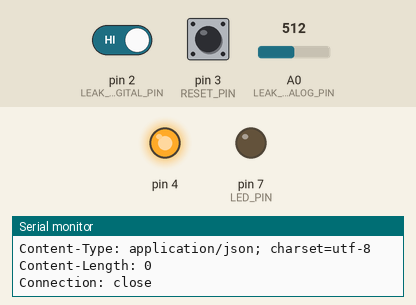
The sketch below on a simulated Arduino Uno, built with avr-gcc and run on an emulated ATmega328P. On the bench: output pins drawn as LEDs (lit = HIGH), the last lines printed to the serial monitor. The test bench sets the inputs (shaded band); at power-on: pin 2 (LEAK_DIGITAL_PIN) HIGH, pin 3 (RESET_PIN) HIGH, A0 (LEAK_ANALOG_PIN) = 512. WiFi joins after 1.5 s; servers stay silent unless stated; uploads are accepted with an empty reply.

Above: at 2.7 s.
2.8 s: pin 2 (LEAK_DIGITAL_PIN) driven LOW
At 3.7 s:
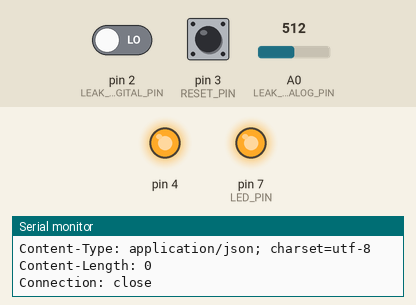
4.9 s: pin 3 (RESET_PIN) pulled LOW for 0.15 s
At 5.44 s:
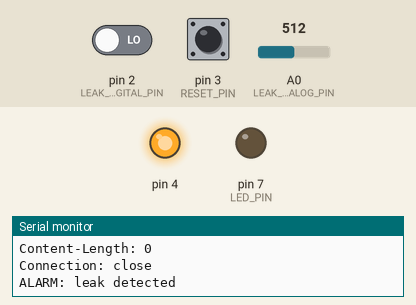
6.7 s: pin 2 (LEAK_DIGITAL_PIN) driven HIGH
8.2 s: pin 3 (RESET_PIN) pulled LOW for 1 s
At 9.6 s:
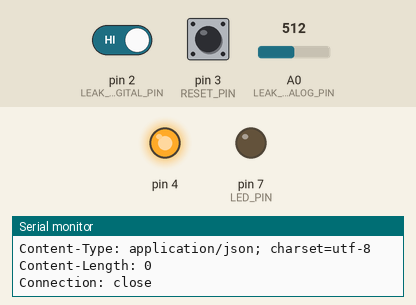
Timing chart, 0 to 11.2 s (numbered marks = the images above; inputs shaded):
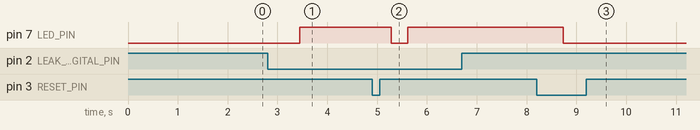

Measured:
- after the input at 2.8 s, pin 7 (LED_PIN): LOW → HIGH after 0.65 s
- after the input at 4.9 s, pin 7 (LED_PIN): HIGH → LOW after 0.38 s, → HIGH 0.33 s later
- after the input at 8.2 s, pin 7 (LED_PIN): HIGH → LOW after 0.53 s

The sketch:

washing_machine_leak_ethernet.fixed.ino
```cpp
#include <SPI.h>
#include <Ethernet.h>

// -------------------- Пины датчика протечки MH-RD --------------------
const int LEAK_DIGITAL_PIN = 2;   // DO от MH-RD
const int LEAK_ANALOG_PIN  = A0;  // AO от MH-RD
const int RESET_PIN        = 3;   // локальный сброс тревоги: замкнуть на GND
const int LED_PIN          = 7;   // отдельный светодиод тревоги (не D13, т.к. там SPI)

// -------------------- Ethernet --------------------
byte mac[] = { 0xDE, 0xAD, 0xBE, 0xEF, 0xFE, 0x11 };
IPAddress ip(192, 168, 0, 116);       // IP этой Arduino
IPAddress serverIp(192, 168, 0, 100); // IP сервера умного дома
const uint16_t serverPort = 3010;

const char DEVICE_ID[] = "washing-machine-leak-uno";
const char POST_ENDPOINT[] = "/api/sensors/event";
const char COMMAND_ENDPOINT[] = "/api/sensors/by-device/washing-machine-leak-uno/command";

EthernetClient client;

bool alarmActive = false;
bool lastWet = false;
bool lastResetState = HIGH;
unsigned long seqNo = 0;
long lastSeenResetVersion = -1;

unsigned long lastHeartbeatMs = 0;
unsigned long lastCommandPollMs = 0;
const unsigned long HEARTBEAT_INTERVAL = 30000UL;
const unsigned long COMMAND_POLL_INTERVAL = 2000UL;

bool isWetNow() {
  // Для MH-RD: LOW на DO = вода обнаружена
  return digitalRead(LEAK_DIGITAL_PIN) == LOW;
}

void postState(const char* reason) {
  bool wet = isWetNow();
  bool resetClosed = (digitalRead(RESET_PIN) == LOW);
  int ao = analogRead(LEAK_ANALOG_PIN);

  char body[220];
  int bodyLen = snprintf(
    body,
    sizeof(body),
    "{\"deviceId\":\"%s\",\"device\":\"%s\",\"seq\":%lu,\"reason\":\"%s\",\"alarm\":%s,\"rain\":%s,\"ao\":%d,\"reset_closed\":%s}",
    DEVICE_ID,
    DEVICE_ID,
    seqNo++,
    reason,
    alarmActive ? "true" : "false",
    wet ? "true" : "false",
    ao,
    resetClosed ? "true" : "false"
  );

  if (bodyLen <= 0 || bodyLen >= (int)sizeof(body)) {
    Serial.println(F("JSON build error"));
    return;
  }

  if (!client.connect(serverIp, serverPort)) {
    Serial.println(F("POST failed: connect error"));
    client.stop();
    return;
  }

  client.print(F("POST "));
  client.print(POST_ENDPOINT);
  client.println(F(" HTTP/1.1"));
  client.print(F("Host: "));
  client.println(serverIp);
  client.println(F("Connection: close"));
  client.println(F("Content-Type: application/json"));
  client.print(F("Content-Length: "));
  client.println(bodyLen);
  client.println();
  client.write((const uint8_t*)body, bodyLen);

  unsigned long t0 = millis();
  while (client.connected() && millis() - t0 < 1500) {
    while (client.available()) {
      Serial.write(client.read());
    }
  }
  client.stop();
  Serial.println();
}

long parseResetVersion(char* response) {
  char* body = strstr(response, "\r\n\r\n");
  if (body) body += 4;
  else body = response;

  char* p = strstr(body, "resetVersion");
  if (!p) return -1;
  p = strchr(p, ':');
  if (!p) return -1;
  return atol(p + 1);
}

long fetchResetVersion() {
  static char response[420];
  memset(response, 0, sizeof(response));
  int idx = 0;

  if (!client.connect(serverIp, serverPort)) {
    Serial.println(F("CMD failed: connect error"));
    client.stop();
    return -1;
  }

  client.print(F("GET "));
  client.print(COMMAND_ENDPOINT);
  client.println(F(" HTTP/1.1"));
  client.print(F("Host: "));
  client.println(serverIp);
  client.println(F("Connection: close"));
  client.println();

  unsigned long t0 = millis();
  while (millis() - t0 < 1500) {
    while (client.available()) {
      char c = client.read();
      if (idx < (int)sizeof(response) - 1) {
        response[idx++] = c;
      }
    }
    if (!client.connected()) break;
  }
  client.stop();

  return parseResetVersion(response);
}

void setup() {
  Serial.begin(9600);

  pinMode(LEAK_DIGITAL_PIN, INPUT);
  pinMode(RESET_PIN, INPUT_PULLUP);
  pinMode(LED_PIN, OUTPUT);
  digitalWrite(LED_PIN, LOW);

  // Отключаем SD на W5100 shield
  pinMode(4, OUTPUT);
  digitalWrite(4, HIGH);

  Ethernet.begin(mac, ip);
  delay(1000);

  Serial.print(F("Leak sensor IP: "));
  Serial.println(Ethernet.localIP());

  postState("boot");
  lastWet = isWetNow();
}

void loop() {
  bool wet = isWetNow();
  bool resetState = digitalRead(RESET_PIN);

  // Защёлка тревоги при протечке
  if (wet && !alarmActive) {
    alarmActive = true;
    Serial.println(F("ALARM: leak detected"));
    postState("alarm_on");
  }

  // Изменение сырого состояния датчика
  if (wet != lastWet) {
    Serial.print(F("Sensor changed: "));
    Serial.println(wet ? F("WET") : F("DRY"));
    postState("sensor_change");
    lastWet = wet;
  }

  // Локальный сброс замыканием контактов
  if (lastResetState == HIGH && resetState == LOW) {
    if (alarmActive) {
      alarmActive = false;
      Serial.println(F("ALARM RESET: local contact"));
      postState("local_reset");
    } else {
      postState("local_reset_noalarm");
    }
    delay(50);
  }
  lastResetState = resetState;

  // Удалённый сброс с сервера
  if (millis() - lastCommandPollMs >= COMMAND_POLL_INTERVAL) {
    lastCommandPollMs = millis();
    long resetVersion = fetchResetVersion();
    if (resetVersion >= 0) {
      if (lastSeenResetVersion < 0) {
        lastSeenResetVersion = resetVersion;
      } else if (resetVersion > lastSeenResetVersion) {
        lastSeenResetVersion = resetVersion;
        if (alarmActive) {
          alarmActive = false;
          Serial.println(F("ALARM RESET: command from server"));
          postState("server_reset");
        } else {
          postState("server_reset_noalarm");
        }
      }
    }
  }

  // Heartbeat
  if (millis() - lastHeartbeatMs >= HEARTBEAT_INTERVAL) {
    lastHeartbeatMs = millis();
    postState("heartbeat");
  }

  digitalWrite(LED_PIN, alarmActive ? HIGH : LOW);
  delay(20);
}
```
